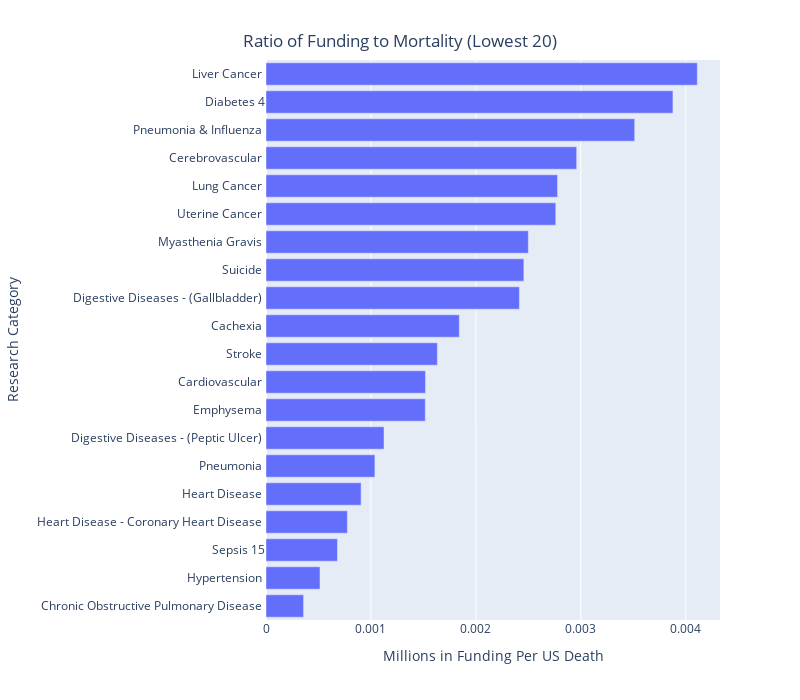

The notebook cell this image was saved under:
### Code cell
# Create figure c
fig3c = px.bar(df2019_b, x='ratio', y='research_category', 
              width=800, height=700, 
               labels={
                     "ratio": "Millions in Funding Per US Death",
                     "research_category": "Research Category"
                 })

fig3c.update_layout(
    title={
        'text': "Ratio of Funding to Mortality (Lowest 20)",
        'y':0.95,
        'x':0.5,
        'xanchor': 'center',
        'yanchor': 'top'})


fig3c.write_image("figures/fig3c.png")

#fig3c.show()
py.iplot(fig3c, filename='fig3c')

### Figure 1 — Plotly figure (JSON) as saved in the notebook; plotly's stock layout.template omitted (floating-point values rounded to 4 significant figures)
{"data": [{"alignmentgroup": "True", "hovertemplate": "Millions in Funding Per US Death=%{x}<br>Research Category=%{y}<extra></extra>", "legendgroup": "", "marker": {"color": "#636efa", "pattern": {"shape": ""}}, "name": "", "offsetgroup": "", "orientation": "h", "showlegend": false, "textposition": "auto", "type": "bar", "x": [0.0003582, 0.0005146, 0.0006811, 0.0007755, 0.0009063, 0.001038, 0.001125, 0.001518, 0.00152, 0.001633, 0.001842, 0.002415, 0.002457, 0.0025, 0.002762, 0.002779, 0.002961, 0.003514, 0.003878, 0.00411], "xaxis": "x", "y": ["Chronic Obstructive Pulmonary Disease ", "Hypertension ", "Sepsis 15", "Heart Disease - Coronary Heart Disease ", "Heart Disease ", "Pneumonia ", "Digestive Diseases - (Peptic Ulcer) ", "Emphysema ", "Cardiovascular ", "Stroke ", "Cachexia ", "Digestive Diseases - (Gallbladder) ", "Suicide ", "Myasthenia Gravis ", "Uterine Cancer ", "Lung Cancer ", "Cerebrovascular ", "Pneumonia & Influenza ", "Diabetes 4", "Liver Cancer "], "yaxis": "y"}], "layout": {"barmode": "relative", "height": 700, "legend": {"tracegroupgap": 0}, "margin": {"t": 60}, "title": {"text": "Ratio of Funding to Mortality (Lowest 20)", "x": 0.5, "xanchor": "center", "y": 0.95, "yanchor": "top"}, "width": 800, "xaxis": {"anchor": "y", "autorange": true, "domain": [0, 1], "range": [0, 0.004327], "title": {"text": "Millions in Funding Per US Death"}, "type": "linear"}, "yaxis": {"anchor": "x", "autorange": true, "domain": [0, 1], "range": [-0.5, 19.5], "title": {"text": "Research Category"}, "type": "category"}}}
